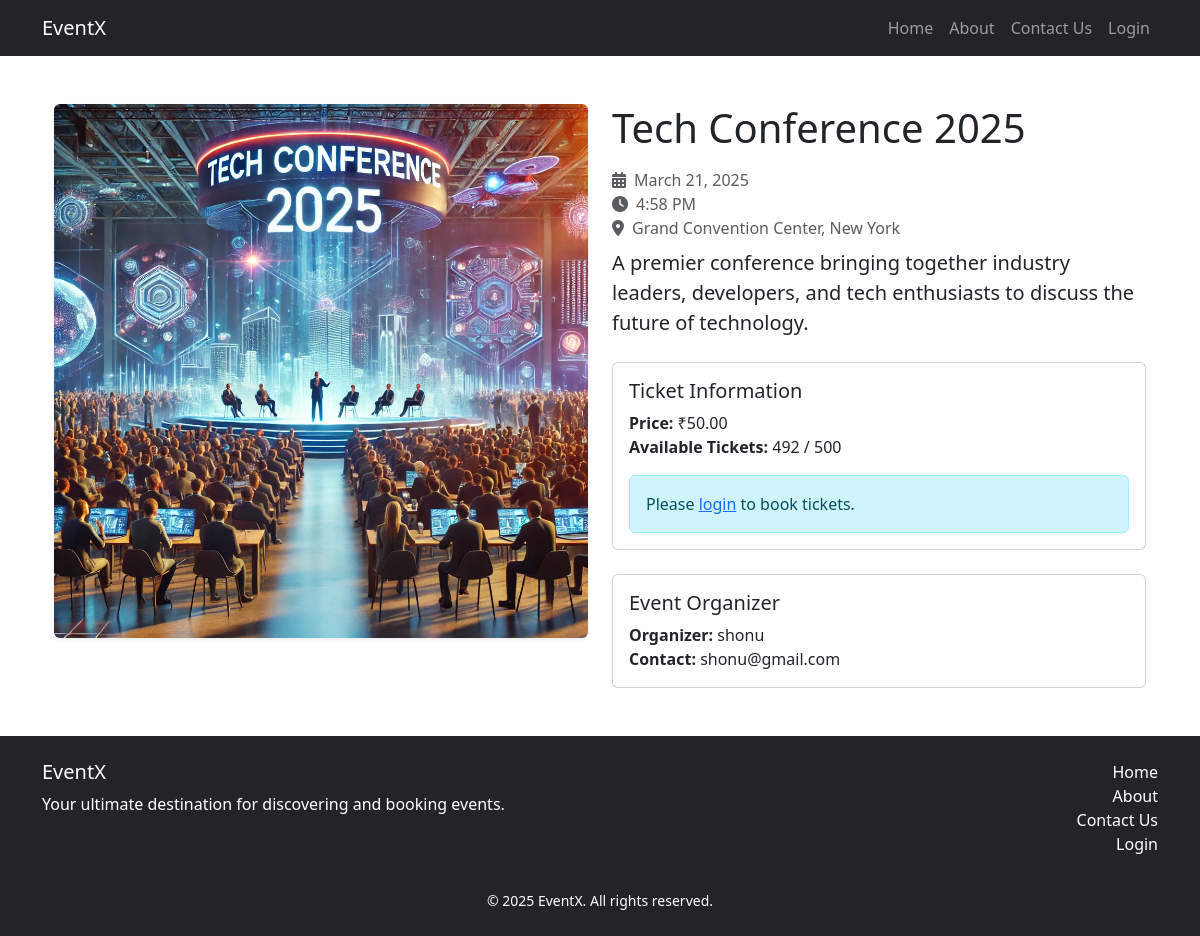
Page /event/1/ on the earlier database version.
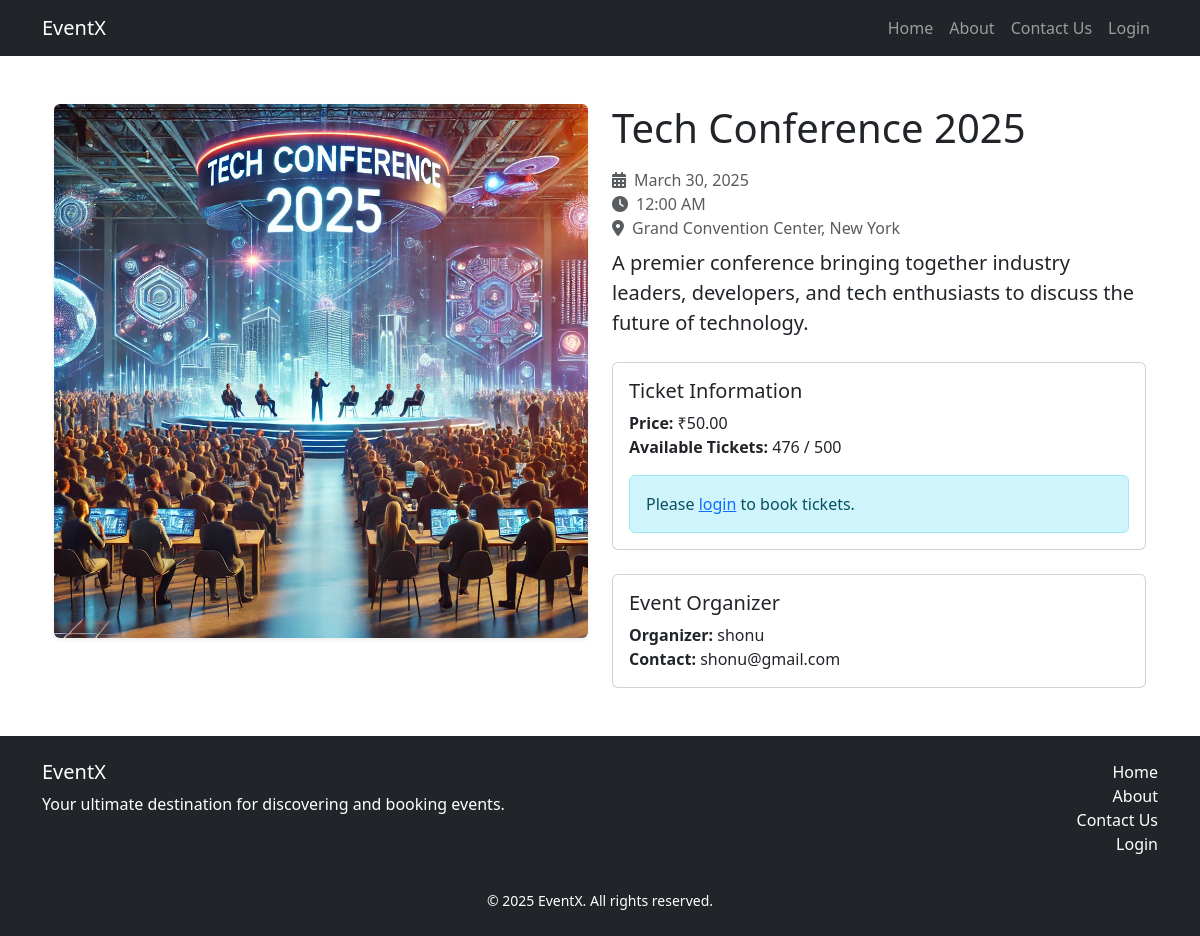
Same page on the later database version.
### events/models.py (models this page shows, shortened)
class Event(models.Model):
    seller = models.ForeignKey(
        Seller,
        on_delete=models.CASCADE,
        related_name="events"
    )
    name = models.CharField(max_length=255)
    description = models.TextField()
    date = models.DateTimeField()
    location = models.CharField(max_length=255)
    price = models.DecimalField(max_digits=10, decimal_places=2)
    total_tickets = models.PositiveIntegerField()
    available_tickets = models.PositiveIntegerField()
    image = models.ImageField(upload_to="events/", blank=True, null=True)
    class Meta:
        ordering = ['date']

class Seller(models.Model):
    user = models.OneToOneField(settings.AUTH_USER_MODEL, on_delete=models.CASCADE)

### events/views.py (the view)
# urls.py: path("event/<int:event_id>/", views.event_detail, name="event_detail"),
def event_detail(request, event_id):
    event = get_object_or_404(Event, id=event_id)
    context = {
        'event': event,
        'razorpay_key_id': settings.RAZORPAY_KEY_ID
    }
    return render(request, 'events/event_detail.html', context)

### events/templates/events/event_detail.html (shortened to what the changed rows need)
{% extends "events/base.html" %}
{% load static %}
{% block content %}
<div class="container py-4">
    <div class="row">
        <div class="col-md-6 mb-4">
            {% if event.image %}
            <img src="{{ event.image.url }}" alt="{{ event.name }}" class="img-fluid rounded shadow-sm">
            {% else %}
            <div class="bg-light p-5 text-center rounded">
                <i class="fas fa-calendar-alt fa-5x text-muted"></i>
            </div>
            {% endif %}
        </div>
        <div class="col-md-6">
            <h1 class="mb-3">{{ event.name }}</h1>
            <div class="mb-4">
                <p class="text-muted mb-2">
                    <i class="fas fa-calendar-alt me-2"></i>{{ event.date|date:"F j, Y" }}<br>
                    <i class="fas fa-clock me-2"></i>{{ event.date|date:"g:i A" }}<br>
                    <i class="fas fa-map-marker-alt me-2"></i>{{ event.location }}
                </p>
                <p class="lead">{{ event.description }}</p>
            </div>
            <div class="card mb-4">
                <div class="card-body">
                    <h5 class="card-title">Ticket Information</h5>
                    <p class="card-text">
                        <strong>Price:</strong> ₹{{ event.price }}<br>
                        <strong>Available Tickets:</strong> {{ event.available_tickets }} / {{ event.total_tickets }}
                    </p>
                    {% if user.is_authenticated and not user.is_superuser and not user.seller %}
                        {% if event.available_tickets > 0 %}
                        <form method="post" action="{% url 'book_event' event.id %}" class="mt-3" id="bookingForm">
                            {% csrf_token %}
                            <div class="mb-3">
                                <label for="quantity" class="form-label">Number of Tickets</label>
                                <input type="number" class="form-control" id="quantity" name="quantity"
                                       min="1" max="{{ event.available_tickets }}" value="1" required
                                       onchange="updateTotalAmount(this.value)">
                            </div>
                            <div class="mb-3">
                                <p class="mb-1"><strong>Total Amount:</strong> ₹<span id="totalAmount">{{ event.price }}</span></p>
                            </div>
                            <button type="button" class="btn btn-primary" onclick="createRazorpayOrder()">
                                Pay Now
                            </button>
                        </form>
                        <script src="https://checkout.razorpay.com/v1/checkout.js"></script>
                        <script>
                            const eventPrice = {{ event.price }};
                            function updateTotalAmount(quantity) {
                                const total = eventPrice * quantity;
                                document.getElementById('totalAmount').textContent = total;
                            }
                            function createRazorpayOrder() {
                                const quantity = document.getElementById('quantity').value;
                                const totalAmount = parseFloat(document.getElementById('totalAmount').textContent);
                                fetch("{% url 'create_razorpay_order' %}", {
                                    method: 'POST',
                                    headers: {
                                        'Content-Type': 'application/json',
                                        'X-CSRFToken': document.querySelector('[name=csrfmiddlewaretoken]').value
                                    },
                                    body: JSON.stringify({
                                        event_id: {{ event.id }},
                                        quantity: quantity,
                                        amount: totalAmount
                                    })
                                })
                                .then(response => response.json())
                                .then(data => {
                                    const options = {
                                        key: '{{ razorpay_key_id }}',
                                        amount: data.amount,
                                        currency: 'INR',
                                        name: 'EventX',
                                        description: '{{ event.name }} Ticket Booking',
                                        order_id: data.order_id,
                                        handler: function (response) {
                                            verifyPayment(response);
                                        },
                                        prefill: {
                                            name: '{{ user.get_full_name }}',
                                            email: '{{ user.email }}'
                                        },
                                        theme: {
                                            color: '#3399cc'
                                        }
                                    };
                                    const rzp = new Razorpay(options);
                                    rzp.open();
                                })
                                .catch(error => {
                                    console.error('Error:', error);
                                    alert('Failed to create order. Please try again.');
                                });
                            }
                            function verifyPayment(response) {
                                fetch("{% url 'verify_payment' %}", {
                                    method: 'POST',
                                    headers: {
                                        'Content-Type': 'application/json',
                                        'X-CSRFToken': document.querySelector('[name=csrfmiddlewaretoken]').value
                                    },
                                    body: JSON.stringify({
                                        razorpay_payment_id: response.razorpay_payment_id,
                                        razorpay_order_id: response.razorpay_order_id,
                                        razorpay_signature: response.razorpay_signature,
                                        event_id: {{ event.id }},
                                        quantity: document.getElementById('quantity').value
                                    })
                                })
                                .then(response => response.json())
                                .then(data => {
                                    if (data.success) {
                                        window.location.href = "{% url 'booking_history' %}";
                                    } else {
                                        alert('Payment verification failed. Please contact support.');
                                    }
                                })
                                .catch(error => {
                                    console.error('Error:', error);
                                    alert('Payment verification failed. Please contact support.');
                                });
                            }
                        </script>
                        {% else %}
                        <div class="alert alert-warning mb-0">
                            Sorry, this event is sold out!
                        </div>
                        {% endif %}
                    {% elif not user.is_authenticated %}
                        <div class="alert alert-info mb-0">
                            Please <a href="{% url 'login' %}">login</a> to book tickets.
                        </div>
                    {% endif %}
                </div>
            </div>
            <div class="card">
                <div class="card-body">
                    <h5 class="card-title">Event Organizer</h5>
                    <p class="card-text">
                        <strong>Organizer:</strong> {{ event.seller.user.first_name|default:event.seller.user.username }}<br>
                        <strong>Contact:</strong> {{ event.seller.user.email }}
                    </p>
                </div>
            </div>
        </div>
    </div>
</div>
{% endblock %}

Differences in the rows shown:
changed Event "Grand Convention Center, New York": date "March 21, 2025" → "March 30, 2025"; date "4:58 PM" → "12:00 AM"; available_tickets "492" → "476"
